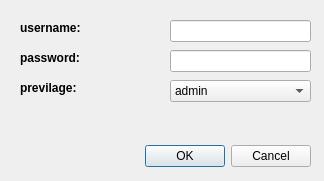
<?xml version="1.0" encoding="UTF-8"?>
<ui version="4.0">
 <class>Dialog</class>
 <widget class="QDialog" name="Dialog">
  <property name="geometry">
   <rect>
    <x>0</x>
    <y>0</y>
    <width>324</width>
    <height>181</height>
   </rect>
  </property>
  <property name="windowTitle">
   <string>Accounts</string>
  </property>
  <widget class="QDialogButtonBox" name="buttonBox">
   <property name="geometry">
    <rect>
     <x>10</x>
     <y>140</y>
     <width>301</width>
     <height>32</height>
    </rect>
   </property>
   <property name="orientation">
    <enum>Qt::Horizontal</enum>
   </property>
   <property name="standardButtons">
    <set>QDialogButtonBox::Cancel|QDialogButtonBox::Ok</set>
   </property>
  </widget>
  <widget class="QLineEdit" name="lineEdit_3">
   <property name="geometry">
    <rect>
     <x>170</x>
     <y>20</y>
     <width>141</width>
     <height>22</height>
    </rect>
   </property>
   <property name="readOnly">
    <bool>true</bool>
   </property>
  </widget>
  <widget class="QLabel" name="label_5">
   <property name="geometry">
    <rect>
     <x>20</x>
     <y>20</y>
     <width>141</width>
     <height>16</height>
    </rect>
   </property>
   <property name="font">
    <font>
     <weight>75</weight>
     <bold>true</bold>
    </font>
   </property>
   <property name="text">
    <string>username:</string>
   </property>
  </widget>
  <widget class="QLineEdit" name="lineEdit_4">
   <property name="geometry">
    <rect>
     <x>170</x>
     <y>50</y>
     <width>141</width>
     <height>22</height>
    </rect>
   </property>
   <property name="text">
    <string/>
   </property>
   <property name="alignment">
    <set>Qt::AlignCenter</set>
   </property>
   <property name="readOnly">
    <bool>true</bool>
   </property>
  </widget>
  <widget class="QLabel" name="label_6">
   <property name="geometry">
    <rect>
     <x>20</x>
     <y>50</y>
     <width>141</width>
     <height>16</height>
    </rect>
   </property>
   <property name="font">
    <font>
     <weight>75</weight>
     <bold>true</bold>
    </font>
   </property>
   <property name="text">
    <string>password:</string>
   </property>
  </widget>
  <widget class="QLabel" name="label_7">
   <property name="geometry">
    <rect>
     <x>20</x>
     <y>80</y>
     <width>141</width>
     <height>16</height>
    </rect>
   </property>
   <property name="font">
    <font>
     <weight>75</weight>
     <bold>true</bold>
    </font>
   </property>
   <property name="text">
    <string>previlage:</string>
   </property>
  </widget>
  <widget class="QComboBox" name="comboBox">
   <property name="geometry">
    <rect>
     <x>170</x>
     <y>80</y>
     <width>141</width>
     <height>22</height>
    </rect>
   </property>
   <item>
    <property name="text">
     <string>admin</string>
    </property>
   </item>
   <item>
    <property name="text">
     <string>user</string>
    </property>
   </item>
  </widget>
 </widget>
 <resources/>
 <connections>
  <connection>
   <sender>buttonBox</sender>
   <signal>accepted()</signal>
   <receiver>Dialog</receiver>
   <slot>accept()</slot>
   <hints>
    <hint type="sourcelabel">
     <x>248</x>
     <y>254</y>
    </hint>
    <hint type="destinationlabel">
     <x>157</x>
     <y>274</y>
    </hint>
   </hints>
  </connection>
  <connection>
   <sender>buttonBox</sender>
   <signal>rejected()</signal>
   <receiver>Dialog</receiver>
   <slot>reject()</slot>
   <hints>
    <hint type="sourcelabel">
     <x>316</x>
     <y>260</y>
    </hint>
    <hint type="destinationlabel">
     <x>286</x>
     <y>274</y>
    </hint>
   </hints>
  </connection>
 </connections>
</ui>
